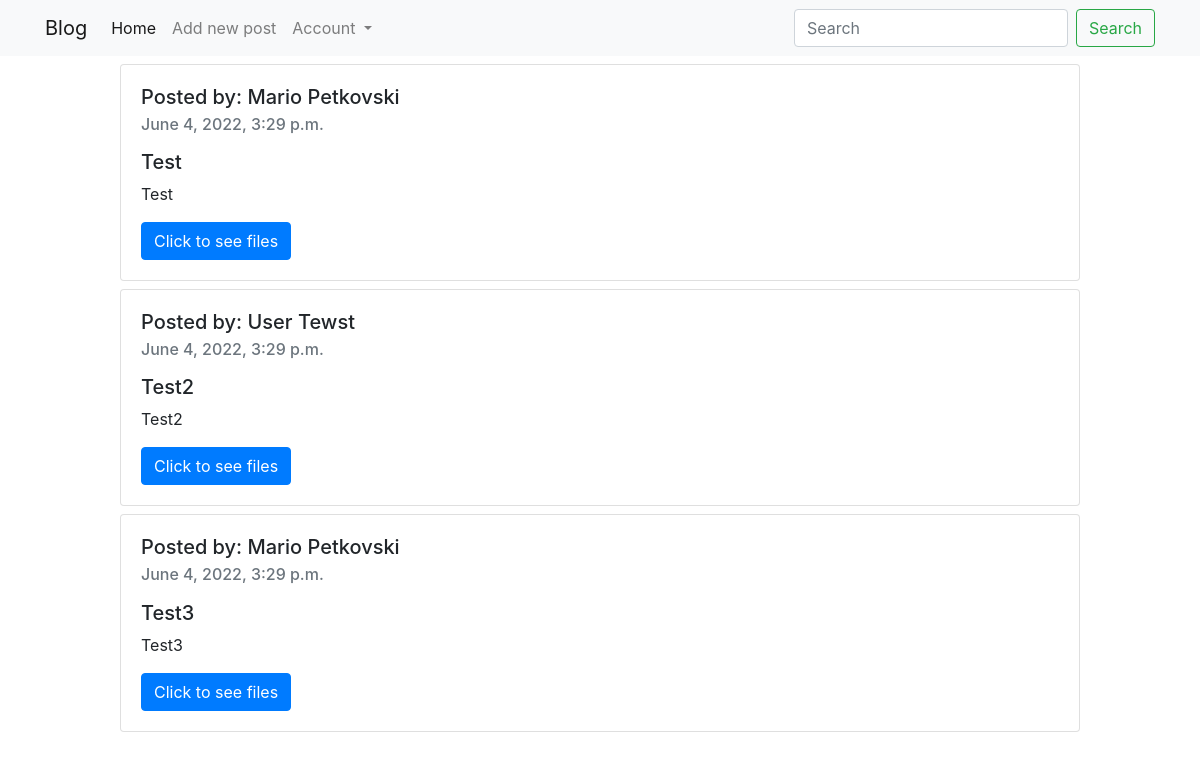
/posts/, run on the app's committed database.
### Blog/models.py (models this page shows, shortened)
class Post(models.Model):
    title = models.CharField(max_length=50)
    content = models.TextField()
    files = models.FileField(upload_to="files/", null=True, blank=True)
    date_of_creating = models.DateTimeField(auto_now=True)
    date_of_last_update = models.DateTimeField(auto_now=True)
    user = models.ForeignKey(BlogUser, on_delete=models.CASCADE, null=True, blank=True)

class BlogUser(models.Model):
    name = models.CharField(max_length=30)
    last_name = models.CharField(max_length=30)
    user = models.ForeignKey(User, on_delete=models.CASCADE, null=True, blank=True)
    profile_image = models.ImageField(upload_to="profile_images/", null=True, blank=True)
    interests = models.CharField(max_length=100, null=True, blank=True)
    skills = models.CharField(max_length=100, null=True, blank=True)
    profession = models.CharField(max_length=30, null=True, blank=True)
    blocked_users = models.ManyToManyField(User, related_name="blocked_users", null=True, blank=True)
    def show_name_and_surname(self):
        return self.name + " " + self.last_name

### Blog/views.py (the view)
# urls.py: path('posts/', posts, name="posts"),
def posts(request):
    queryset = Post.objects.all()
    context = {"posts": queryset}
    return render(request, "posts.html", context=context)

### Blog/templates/posts.html (shortened to what this page needs)
<!DOCTYPE html>
<html lang="en">
<head>
    <link rel="stylesheet" href="https://cdn.jsdelivr.net/npm/bootstrap@4.3.1/dist/css/bootstrap.min.css"
>
</head>
<body>
<nav class="navbar navbar-expand-lg navbar-light bg-light">
    <div class="container">
        <a class="navbar-brand" href="/posts/">Blog</a>
        <div class="collapse navbar-collapse" id="navbarSupportedContent">
            <ul class="navbar-nav mr-auto">
                <li class="nav-item active">
                    <a class="nav-link" href="/posts/">Home <span class="sr-only">(current)</span></a>
                </li>
                <li class="nav-item">
                    <a class="nav-link" href="/add/post/">Add new post</a>
                </li>
                <li class="nav-item dropdown">
                    <a class="nav-link dropdown-toggle" href="#" id="navbarDropdown" role="button"
                       data-toggle="dropdown" aria-haspopup="true" aria-expanded="false">
                        Account
                    </a>
                </li>
            </ul>
            <form class="form-inline my-2 my-lg-0">
                <input class="form-control mr-sm-2" type="search" placeholder="Search" aria-label="Search">
                <button class="btn btn-outline-success my-2 my-sm-0" type="submit">Search</button>
            </form>
        </div>
    </div>
</nav>
{% for post in posts %}
    <div class="d-flex justify-content-center pt-2">
        <div class="card" style="width: 60rem;">
            <div class="card-body post">
                <h5 class="card-title">Posted by:
                    {{ post.user.show_name_and_surname }}
                </h5>
                <h6 class="card-subtitle mb-2 text-muted">{{ post.date_of_creating }}</h6>
                <p class="card-text">
                <p class="h5">{{ post.title }}</p>
                {{ post.content }}
                </p>
                <a href="#" data-toggle="modal" data-target="#exampleModal" class="btn btn-primary">Click to see files</a>
            </div>
        </div>
    </div>
{% endfor %}
</body>
</html>

### data on the page
Post: user.show_name_and_surname "Mario Petkovski", date_of_creating "June 4, 2022, 3:29 p.m.", title "Test", content "Test"
Post: user.show_name_and_surname "User Tewst", date_of_creating "June 4, 2022, 3:29 p.m.", title "Test2", content "Test2"
Post: user.show_name_and_surname "Mario Petkovski", date_of_creating "June 4, 2022, 3:29 p.m.", title "Test3", content "Test3"
